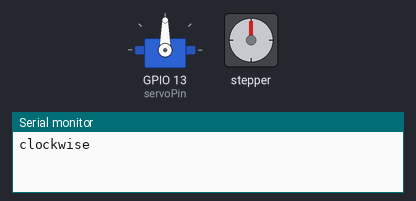
This sketch was run on a simulated ESP32. Shown: servo, stepper motor, the last lines printed to the serial monitor. Stepper angles assume 2048 steps per turn.

Above: at 0.15 s.
At 9.46 s:
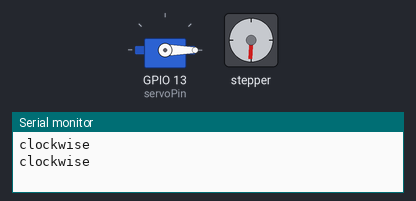
At 18.8 s:
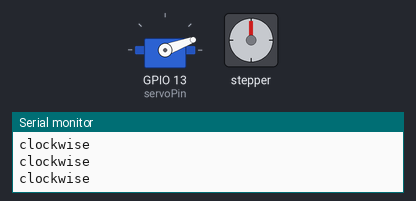
At 39.83 s:
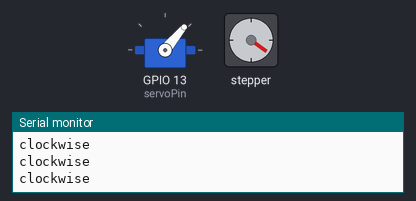
Timing chart, 0 to 40.0 s (numbered marks = the images above):
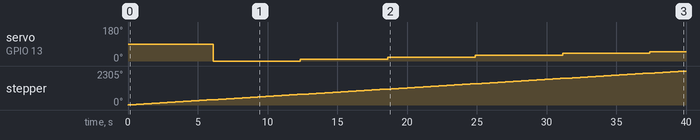

The sketch:

Module4_5_Task1.ino
```cpp
/*
 Stepper Motor Control - one revolution

 This program drives a unipolar or bipolar stepper motor.
 The motor is attached to digital pins 8 - 11 of the Arduino.

 The motor should revolve one revolution in one direction, then
 one revolution in the other direction.


 Created 11 Mar. 2007
 Modified 30 Nov. 2009
 by Tom Igoe

 */

#include <Stepper.h>
#include <ESP32Servo.h>

const int stepsPerRevolution = 2048;  // change this to fit the number of steps per revolution
// for your motor
// initialize the stepper library on pins 8 through 11:
Stepper myStepper(stepsPerRevolution, 19, 5, 18, 17);

Servo myservo;  // create servo object to control a servo
// 16 servo objects can be created on the ESP32
int pos = 0;    // variable to store the servo position
// Recommended PWM GPIO pins on the ESP32 include 2,4,12-19,21-23,25-27,32-33
int servoPin = 13;

void setup() {
  // set the speed at 60 rpm:
  myStepper.setSpeed(10);
  // initialize the serial port:
  Serial.begin(9600);

  // Allow allocation of all timers
  ESP32PWM::allocateTimer(0);
  ESP32PWM::allocateTimer(1);
  ESP32PWM::allocateTimer(2);
  ESP32PWM::allocateTimer(3);
  myservo.setPeriodHertz(50);    // standard 50 hz servo
  myservo.attach(servoPin, 500, 2400); // attaches the servo on pin 18 to the servo object
  // using default min/max of 1000us and 2000us
  // different servos may require different min/max settings
  // for an accurate 0 to 180 sweep
}

void loop() {
  // step one revolution  in one direction:
  Serial.println("clockwise");
  myStepper.step(stepsPerRevolution);
  delay(100);

  for (int inc = 0; inc <= 10; inc += 1) { // goes from 0 degrees to 10 degrees
    // in steps of 1 degree
    myservo.write(pos);    // tell servo to go to position in variable 'pos'
    delay(15);             // waits 15ms for the servo to reach the position
  }
  pos = pos+10;

  if (pos == 180) {
    pos = 0;
    myservo.write(pos);
    delay(15);
  }

  // step one revolution in the other direction:
  //Serial.println("counterclockwise");
  //myStepper.step(-stepsPerRevolution);
  //delay(500);
}
```

Measured:
- by itself, servo on GPIO 13 (servoPin): 90° → 0° at 6.1 s, → 10° 6.3 s later, → 20° 6.3 s later, → 30° 6.3 s later, … (6 changes in this stretch)
- by itself, stepper: keeps turning clockwise at about 58°/s
